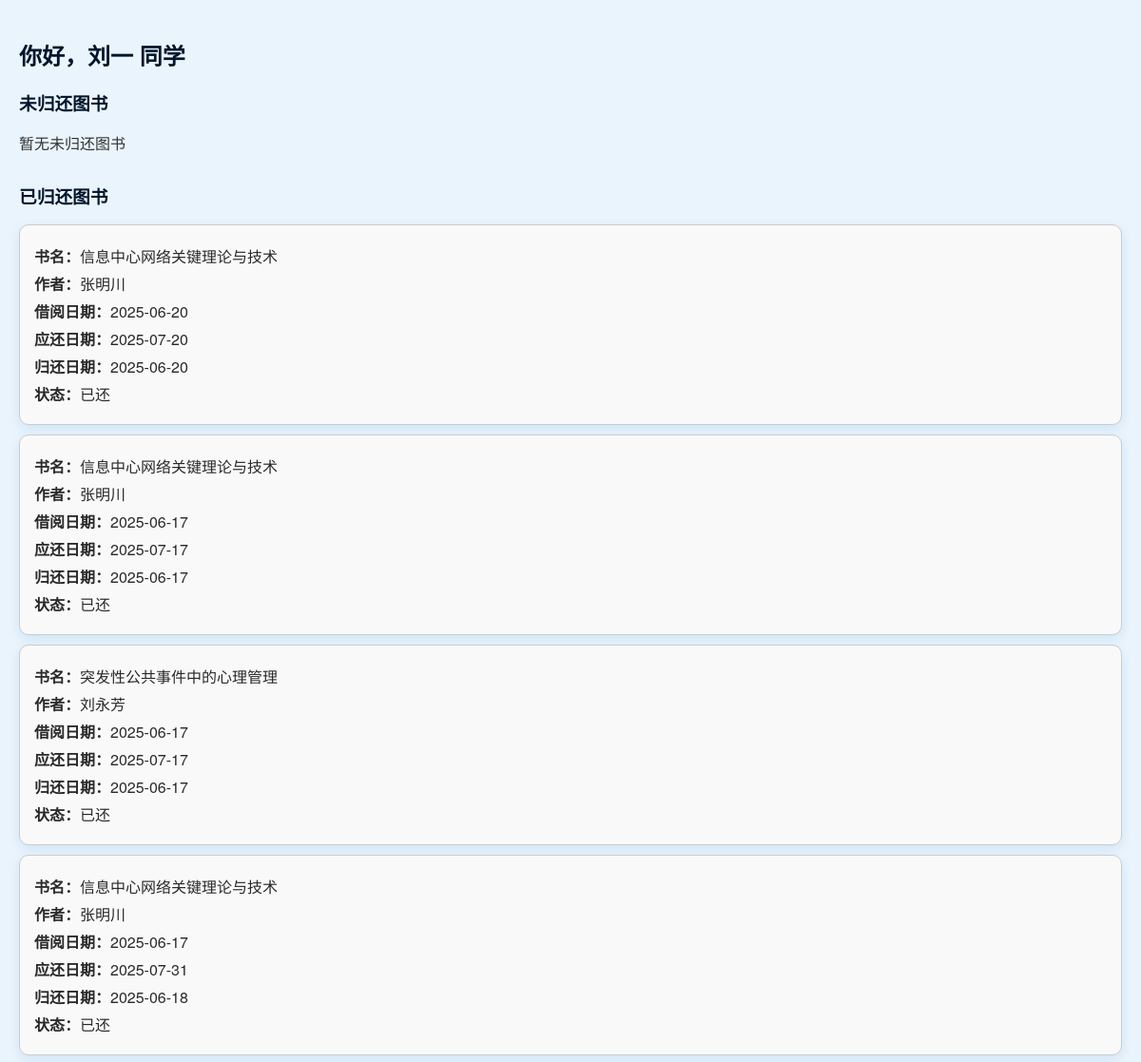
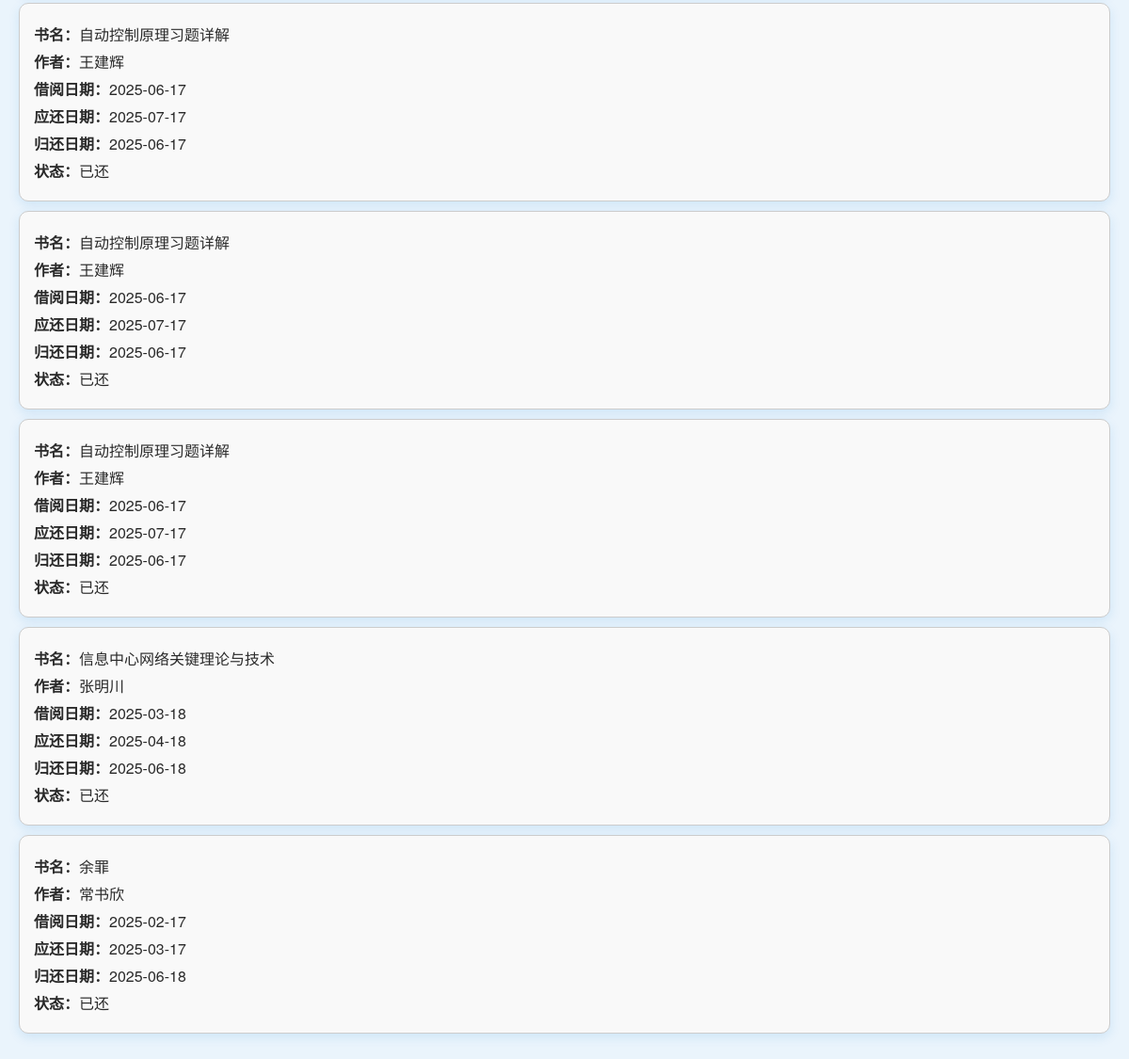
The page /php/student/my_borrow.php (signed in) on the database its author committed (2 pictures, top to bottom).
### tables this page shows
CREATE TABLE `borrowrecord`  (
  `borrow_id` int NOT NULL AUTO_INCREMENT,
  `ISBN` varchar(20) NULL DEFAULT NULL,
  `student_id` varchar(20) NULL DEFAULT NULL,
  `borrow_date` date NOT NULL,
  `due_date` date NOT NULL,
  `return_date` date NULL DEFAULT NULL,
  `renew_count` int NULL DEFAULT 0,
  `status` enum('借出','已还','逾期') NULL DEFAULT '借出',
  PRIMARY KEY (`borrow_id`) USING BTREE,
  INDEX `ISBN`(`ISBN` ASC) USING BTREE,
  INDEX `student_id`(`student_id` ASC) USING BTREE,
  CONSTRAINT `borrowrecord_ibfk_1` FOREIGN KEY (`ISBN`) REFERENCES `book` (`ISBN`) ON DELETE RESTRICT ON UPDATE RESTRICT,
  CONSTRAINT `borrowrecord_ibfk_2` FOREIGN KEY (`student_id`) REFERENCES `student` (`student_id`) ON DELETE RESTRICT ON UPDATE RESTRICT
);

CREATE TABLE `book`  (
  `ISBN` varchar(20) NOT NULL,
  `title` varchar(100) NOT NULL,
  `author` varchar(50) NULL DEFAULT NULL,
  `publisher` varchar(50) NULL DEFAULT NULL,
  `publish_date` year NULL DEFAULT NULL,
  `price` decimal(10, 2) NULL DEFAULT NULL,
  `category` varchar(20) NULL DEFAULT NULL,
  `location` varchar(50) NULL DEFAULT NULL,
  `total_copies` int NULL DEFAULT 0,
  `available_copies` int NULL DEFAULT 0,
  `status` enum('在架','借出','遗失','下架') NULL DEFAULT '在架',
  `description` text NULL,
  `cover_image` varchar(255) NULL DEFAULT NULL,
  PRIMARY KEY (`ISBN`) USING BTREE
);

### php/student/my_borrow.php (the view, shortened to what this page needs)
<?php
require_once '../db_connect.php';
$student_id = $_SESSION['user_id'];
$records = $conn->prepare("SELECT br.*, b.title, b.author FROM borrowrecord br JOIN book b ON br.ISBN = b.ISBN WHERE br.student_id = ? ORDER BY br.borrow_date DESC");
$records->bind_param("s", $student_id);
$records->execute();
$result = $records->get_result();
$borrowed = [];
$returned = [];
while ($row = $result->fetch_assoc()) {
    if ($row['status'] === '已还') {
        $returned[] = $row;
    } else {
        $borrowed[] = $row;
    }
}
?>
<!DOCTYPE html>
<html lang="zh-CN">
<head>
    <link rel="stylesheet" href="../../css/my_borrow.css">
</head>
<body>
<h2>你好，<?php echo htmlspecialchars($_SESSION['name']); ?> 同学</h2>
<div class="record-section">
    <h3>未归还图书</h3>
    <?php if (empty($borrowed)): ?>
        <p>暂无未归还图书</p>
    <?php endif; ?>
</div>
<div class="record-section">
    <h3>已归还图书</h3>
    <?php if (empty($returned)): ?>
        <p>暂无归还记录</p>
    <?php else: ?>
        <?php foreach ($returned as $r): ?>
            <div class="record-card">
                <p><strong>书名：</strong><?php echo htmlspecialchars($r['title']); ?></p>
                <p><strong>作者：</strong><?php echo htmlspecialchars($r['author']); ?></p>
                <p><strong>借阅日期：</strong><?php echo $r['borrow_date']; ?></p>
                <p><strong>应还日期：</strong><?php echo $r['due_date']; ?></p>
                <p><strong>归还日期：</strong><?php echo $r['return_date']; ?></p>
                <p><strong>状态：</strong><?php echo $r['status']; ?></p>
            </div>
        <?php endforeach; ?>
    <?php endif; ?>
</div>
</body>
</html>

### css/my_borrow.css (style rules this page uses)
body { font-family: "Helvetica Neue", "Microsoft YaHei", Arial, sans-serif; background-color: #eaf4fc; margin: 0; padding: 20px; color: #333; }
h2, h3 { color: #00152b; font-weight: 600; margin-bottom: 16px; }
.record-section { margin-bottom: 40px; }
.record-card { background-color: #fff; border-radius: 12px; box-shadow: 0 4px 12px rgba(0, 122, 204, 0.12); padding: 20px 24px; margin-bottom: 20px; transition: box-shadow 0.3s ease; }
.record-card p { margin: 8px 0; font-size: 16px; color: #2a2a2a; }

### php/student/my_borrow.php (style rules this page uses)
.record-section { margin-bottom: 30px; }
.record-card { border: 1px solid #ccc; padding: 15px; margin: 10px 0; border-radius: 10px; background: #f9f9f9; }
.record-card p { margin: 5px 0; }

### rows shown on the page
borrowrecord: ISBN.title "信息中心网络关键理论与技术", ISBN.author "张明川", borrow_date "2025-06-20", due_date "2025-07-20", return_date "2025-06-20", status "已还"
borrowrecord: ISBN.title "信息中心网络关键理论与技术", ISBN.author "张明川", borrow_date "2025-06-17", due_date "2025-07-17", return_date "2025-06-17", status "已还"
borrowrecord: ISBN.title "突发性公共事件中的心理管理", ISBN.author "刘永芳", borrow_date "2025-06-17", due_date "2025-07-17", return_date "2025-06-17", status "已还"
borrowrecord: ISBN.title "信息中心网络关键理论与技术", ISBN.author "张明川", borrow_date "2025-06-17", due_date "2025-07-31", return_date "2025-06-18", status "已还"
borrowrecord: ISBN.title "自动控制原理习题详解", ISBN.author "王建辉", borrow_date "2025-06-17", due_date "2025-07-17", return_date "2025-06-17", status "已还"
borrowrecord: ISBN.title "自动控制原理习题详解", ISBN.author "王建辉", borrow_date "2025-06-17", due_date "2025-07-17", return_date "2025-06-17", status "已还"
borrowrecord: ISBN.title "自动控制原理习题详解", ISBN.author "王建辉", borrow_date "2025-06-17", due_date "2025-07-17", return_date "2025-06-17", status "已还"
borrowrecord: ISBN.title "信息中心网络关键理论与技术", ISBN.author "张明川", borrow_date "2025-03-18", due_date "2025-04-18", return_date "2025-06-18", status "已还"
borrowrecord: ISBN.title "余罪", ISBN.author "常书欣", borrow_date "2025-02-17", due_date "2025-03-17", return_date "2025-06-18", status "已还"

### other values the page prints
$_SESSION['name'] "刘一"
